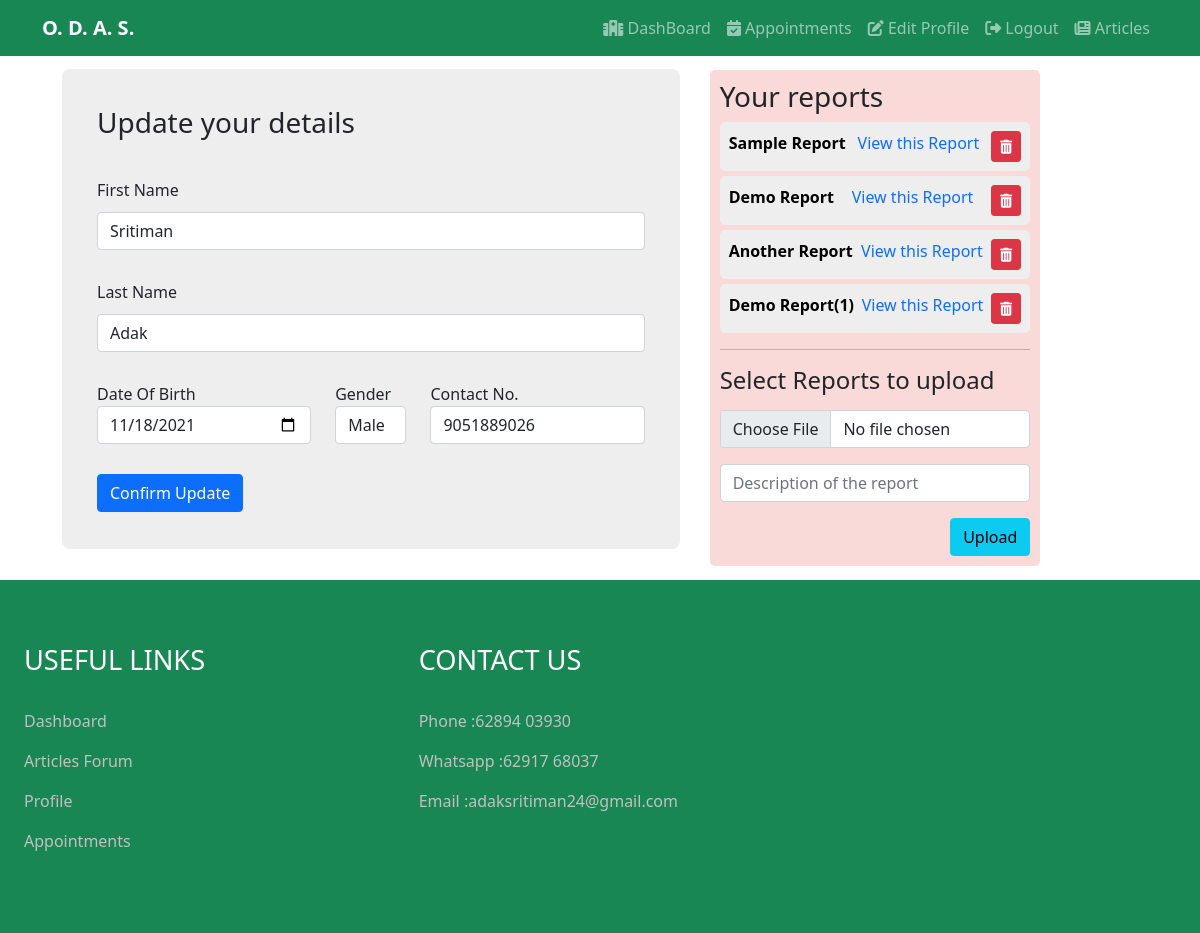
Page /edit/patient/ (signed in) on the earlier database version.
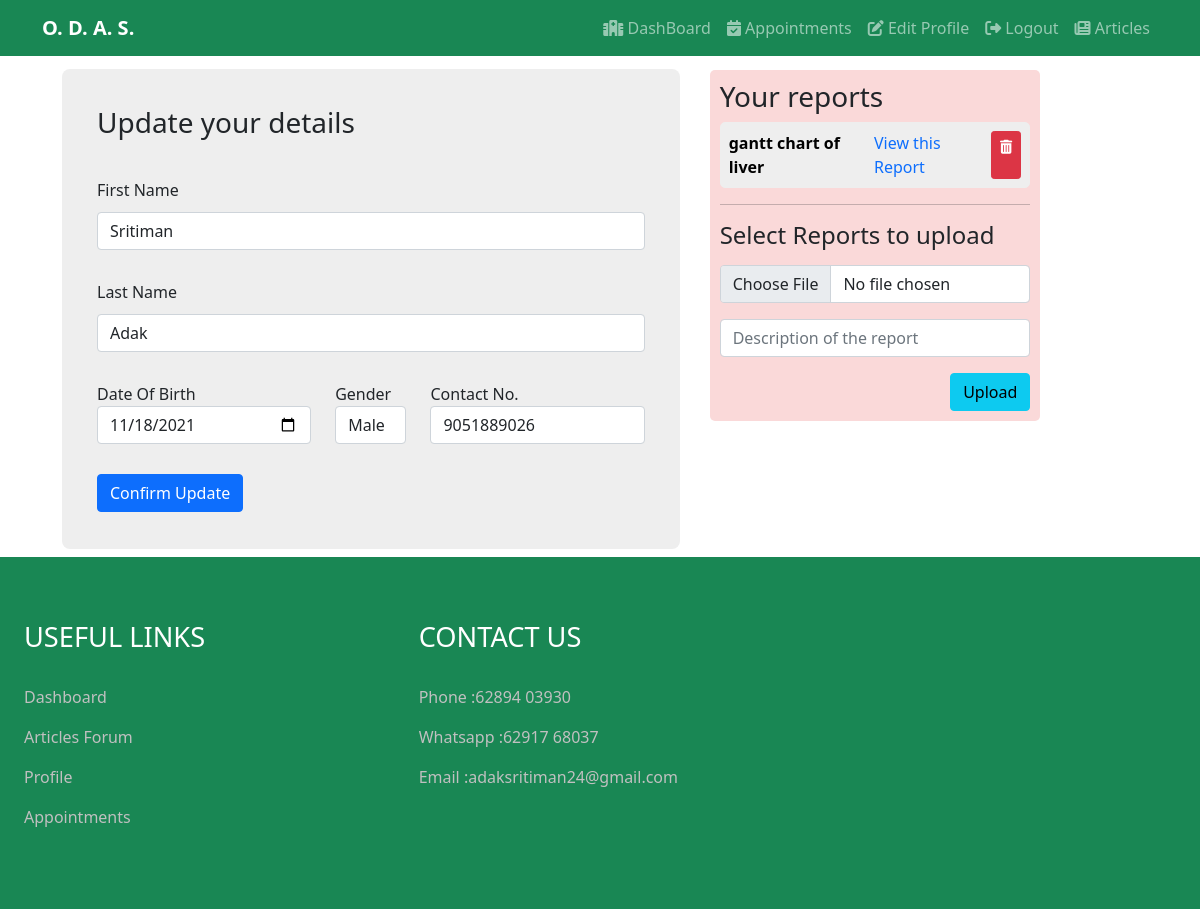
Same page on the later database version.
### edit/models.py (models this page shows)
class Report(models.Model):
    patient = models.ForeignKey(Patient, on_delete=models.CASCADE)
    report = models.FileField(upload_to= 'patient_reports/%y')
    name = models.CharField(max_length=40)

### edit/views.py (the view, shortened to what this page needs)
# urls.py: path('patient/', views.PatientEditPage.as_view(), name = "p_edit" ),
class PatientEditPage(View):
    def get(self, request):
        patient = Patient.objects.get(pk = request.user.id)
        patient_reports = Report.objects.filter(patient = patient)
        fm = PatientEditForm(instance = patient)
        return render(request, "patient/patient-edit.html",{'form' : fm, 'reports':patient_reports})

### edit/forms.py
class PatientEditForm(UserChangeForm):
    class Meta:
        model = Patient
        fields = ['first_name','last_name','gender','dob','contact']
        widgets = {
            'dob' : forms.DateInput(attrs={"type" : "date", "class" : 'form-control'}),
            'gender' : forms.Select(attrs={ 'class' : 'form-control'}),
            'first_name': forms.TextInput(attrs={'class':'form-control'}),
            'last_name': forms.TextInput(attrs={'class':'form-control'}),
            'contact' : forms.TextInput(attrs={'class':'form-control'})
        }
        labels = {
            'dob':'Date of Birth'
        }

### templates/patient/patient-edit.html (shortened to what this page needs)
{% extends 'patient/base.html'%}
{% block content %}
<div class="container">
    <div class="row m-2">
        <div class="col-xl-7 ">
            <form action="" method="POST" class="edit-user-form">
                <div class="row">
                    <div class="col-md-12"><h3>Update your details</h3></div>
                </div>
                <div class="row">
                    <div>First Name</div>
                    <div class="col-md-12">{{form.first_name}}</div>
                </div>
                <div class="row">
                    <div>Last Name</div>
                    <div class="col-md-12">{{form.last_name}}</div>
                </div>
                <div class="row">
                    <div class="col-md-5">
                        <div>Date Of Birth</div>
                        {{form.dob}}
                    </div>
                    <div class="col-md-2">
                        <div>Gender</div>
                        {{form.gender}}
                    </div>
                    <div class="col-md-5">
                        <div>Contact No.</div>
                        {{form.contact}}
                    </div>
                </div>
                <div class="row">
                    <div class="col-md-12">
                        <button type="submit" class="btn btn-primary btn-update">Confirm Update</button>
                    </div>
                </div>
            </form>
        </div>
        <div class="col-xl-4 ">
            <div class="report-sec">
                <h3 >Your reports</h3>
                {% for report in reports %}
                <div class="report-each">
                    <a href="{{report.report.url}}">{{report.name}}</a>
                    <a href="{% url 'vr' report.id %}" target="_blank">View this Report</a>
                    <a href="{% url 'del_rep' report.id %}" class="btn btn-sm btn-danger">
                        <i class="fa-solid fa-trash-can"></i>
                    </a>
                </div>
                {% endfor %}
                <hr>
                <form action="" method="post" enctype="multipart/form-data">
                    <div class="row">
                        <div class="mb-3">
                            <label for="formFile" class="form-label"><h4>Select Reports to upload</h4></label>
                            <input class="form-control" type="file" id="formFile" name="report">
                        </div>
                    </div>
                    <div class="row">
                        <div class="mb-3">
                            <input class="form-control" type="text" required placeholder="Description of the report" name="description">
                        </div>
                    </div>
                    <div style="display:flex; justify-content:flex-end;">
                        <button type="submit" class="btn btn-info btn-update-2" >Upload</button>
                    </div>
                </form>
            </div>
        </div>
    </div>
</div>
{% endblock %}

Differences in the rows shown:
removed Report: name "Sample Report"
removed Report: name "Demo Report"
removed Report: name "Another Report"
removed Report: name "Demo Report(1)"
added Report: name "gantt chart of liver"
